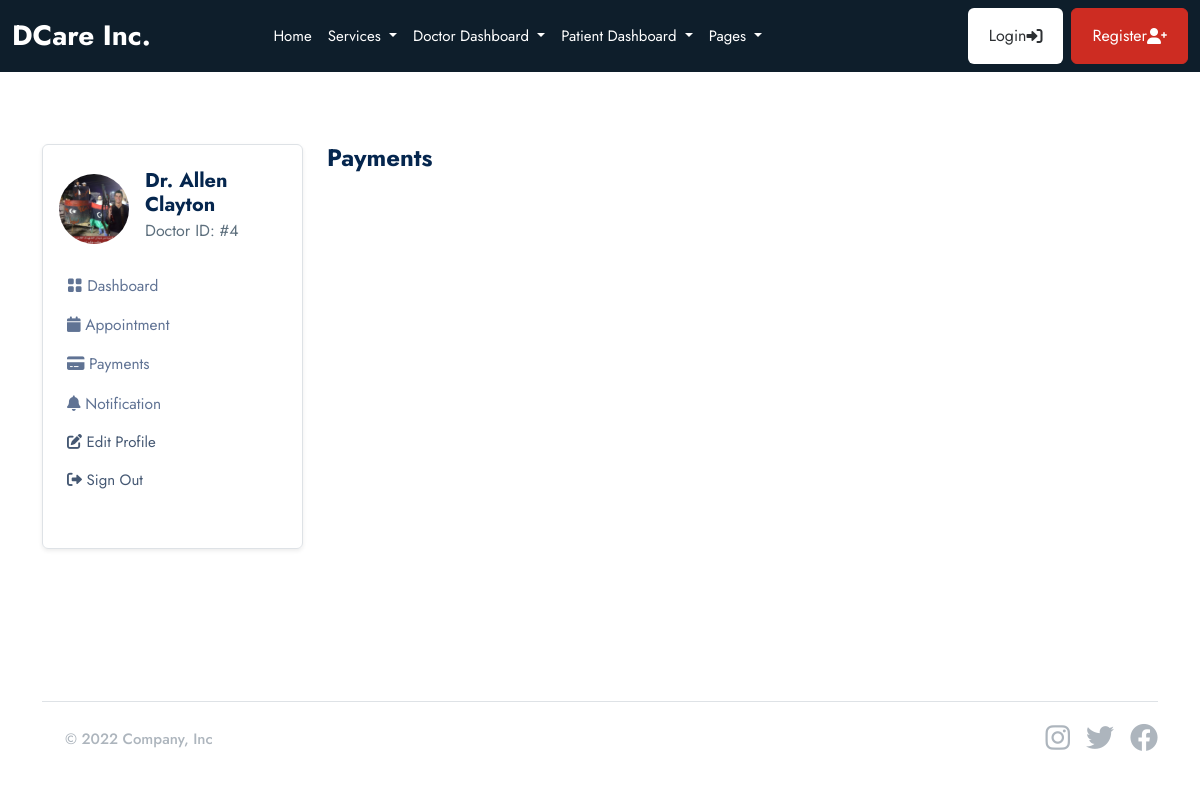
Screenshot of /doctor/notifications/ (signed in) with the database file from the repository.
### userauths/models.py (models this page shows, shortened)
class User(AbstractUser):
    email = models.EmailField(_('email address'), unique=True)
    username = models.CharField(max_length=100, null=True, blank=True)
    user_type = models.CharField(max_length=50, choices=USER_TYPE, null=True, blank=True, default=None)
    is_active = models.BooleanField(default=True)
    is_staff = models.BooleanField(default=False)
    USERNAME_FIELD = 'email'
    REQUIRED_FIELDS = ['username']

### doctor/models.py (models this page shows, shortened)
class Doctor(models.Model):
    user = models.OneToOneField(userauths_models.User, on_delete=models.CASCADE)
    full_name = models.CharField(max_length=100, null=True, blank=True)
    image = models.FileField(upload_to="images", null=True, blank=True)
    mobile = models.CharField(max_length=100, null=True, blank=True)
    country = models.CharField(max_length=100, null=True, blank=True)
    bio = models.CharField(max_length=100, null=True, blank=True)
    specialization = models.CharField(max_length=100, null=True, blank=True)
    qualifications = models.CharField(max_length=100, null=True, blank=True)
    years_of_experience = models.CharField(max_length=100, null=True, blank=True)
    next_available_appointment_date = models.DateTimeField(default=timezone.now, null=True, blank=True)

### doctor/views.py (the view)
# urls.py: path("notifications/", views.notifications, name="notifications"),
@login_required
def notifications(request):
    doctor = doctor_models.Doctor.objects.get(user=request.user)
    notifications = doctor_models.Notification.objects.filter(doctor=doctor, seen=False)
    context = {
        "notifications": notifications
    }
    return render(request, "doctor/notifications.html", context)

### templates/doctor/notifications.html (shortened to what this page needs)
{% extends 'partials/base.html' %} {% block content %}
<section class="pt-5 pb-5">
  <div class="container">
    <div class="row mt-0 mt-md-4">
      {% include 'doctor/sidebar.html' %}
      <div class="col-lg-9 col-md-8 col-12">
        <h4 class="mb-0 mb-4 fw-bold">Payments</h4>
      </div>
    </div>
  </div>
</section>
{% endblock content %}

### templates/doctor/sidebar.html (shortened to what this page needs)
<div class="col-lg-3 col-md-4 col-12">
  <nav
    class="navbar navbar-expand-md shadow-sm mb-4 mb-lg-0 sidenav border rounded"
  >
    <div class="collapse navbar-collapse p-3" id="sidenav">
      <div class="navbar-nav flex-column">
        <div class="d-flex align-items-center mb-3">
          {% if request.user.doctor.image %}
          <img
            src="{{request.user.doctor.image.url}}"
            alt="avatar"
            class="rounded-circle avatar-xl"
            style="width: 70px; height: 70px; object-fit: cover"
          />
          {% endif %}
          <div class="ms-3">
            <h5 class="mb-0 fw-bold">Dr. {{request.user.doctor.full_name}}</h5>
            <p class="mb-1 fs-6">Doctor ID: #{{request.user.doctor.id}}</p>
          </div>
        </div>
        <ul class="list-unstyled ms-n2 mb-4">
          <li class="nav-item">
            <a
              class="dropdown-item nav-link"
              href="{% url 'doctor:dashboard' %}"
              ><i class="bi bi-grid-fill"></i> Dashboard</a
            >
          </li>
          <li class="nav-item">
            <a
              class="dropdown-item nav-link"
              href="{% url 'doctor:appointments' %}"
              ><i class="fas fa-calendar"></i> Appointment</a
            >
          </li>
          <li class="nav-item">
            <a class="dropdown-item nav-link" href="{% url 'doctor:payments' %}"
              ><i class="fas fa-credit-card"></i> Payments</a
            >
          </li>
          <li class="nav-item">
            <a
              class="dropdown-item nav-link"
              href="{% url 'doctor:notifications' %}"
              ><i class="fas fa-bell"></i> Notification</a
            >
          </li>
          <li class="nav-item">
            <a class="nav-link" href="{% url 'doctor:profile' %}">
              <i class="fas fa-edit"></i> Edit Profile
            </a>
          </li>
          <li class="nav-item">
            <a class="nav-link" href="{% url 'userauths:sign-out' %}">
              <i class="fas fa-sign-out-alt"></i> Sign Out
            </a>
          </li>
        </ul>
      </div>
    </div>
  </nav>
</div>

### rows the page displays
User: user.doctor.image (picture), user.doctor.full_name "Allen Clayton", user.doctor.id "4"
